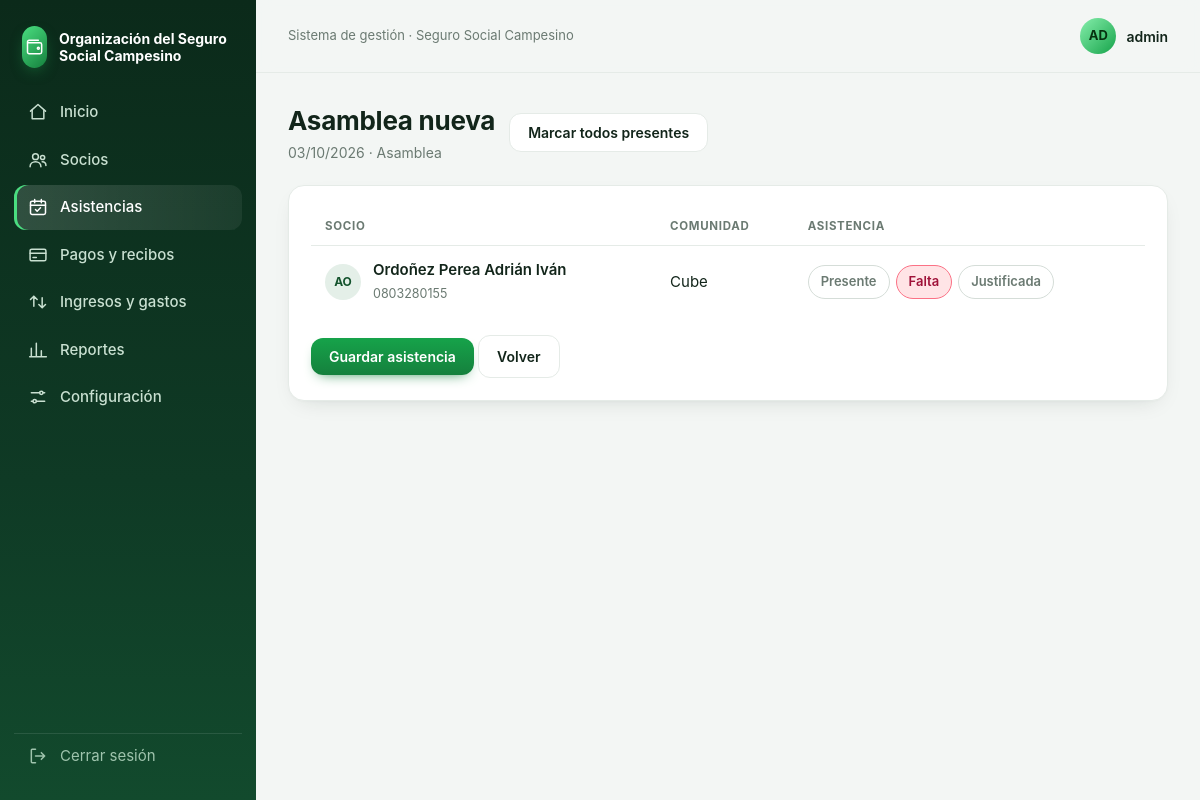
/reuniones/1 (signed in), run on the app's committed database.
### tables this page shows
CREATE TABLE config (
  clave TEXT PRIMARY KEY,
  valor TEXT NOT NULL
);

CREATE TABLE reuniones (
  id INTEGER PRIMARY KEY AUTOINCREMENT,
  fecha TEXT NOT NULL,
  titulo TEXT NOT NULL,
  tipo TEXT NOT NULL DEFAULT 'reunion'
);

CREATE TABLE socios (
  id INTEGER PRIMARY KEY AUTOINCREMENT,
  cedula TEXT UNIQUE NOT NULL,
  nombres TEXT NOT NULL,
  apellidos TEXT NOT NULL,
  telefono TEXT,
  comunidad TEXT,
  fecha_ingreso TEXT,
  estado TEXT NOT NULL DEFAULT 'activo'
);

### app.py (the view, shortened to what this page needs)
@app.route("/reuniones/<int:rid>", methods=["GET", "POST"])
@login_required
def reunion(rid):
    db = get_db()
    r = db.execute("SELECT * FROM reuniones WHERE id = ?", (rid,)).fetchone()
    if not r:
        abort(404)
    lista = db.execute("""SELECT s.id, s.cedula, s.nombres, s.apellidos, s.comunidad, a.estado
                          FROM socios s
                          LEFT JOIN asistencias a ON a.socio_id = s.id AND a.reunion_id = ?
                          WHERE s.estado = 'activo' ORDER BY s.apellidos, s.nombres""", (rid,)).fetchall()
    return render_template("reunion.html", r=r, lista=lista)

### app.py (called while the page is built)
@app.template_filter("fdate")
def f_fdate(s):
    try:
        y, m, d = s.split("-")
        return f"{d}/{m}/{y}"
    except Exception:
        return s or ""

def get_db():
    if "db" not in g:
        g.db = sqlite3.connect(DB_PATH)
        g.db.row_factory = sqlite3.Row
        g.db.execute("PRAGMA foreign_keys = ON")
    return g.db

def cfg(clave):
    r = get_db().execute("SELECT valor FROM config WHERE clave = ?", (clave,)).fetchone()
    return r["valor"] if r else ""

@app.context_processor
def inyectar():
    return {"org": cfg("organizacion")}

def login_required(f):
    @wraps(f)
    def envoltura(*a, **kw):
        if "usuario" not in session:
            return redirect(url_for("login"))
        return f(*a, **kw)
    return envoltura

### templates/reunion.html (shortened to what this page needs)
{% extends "base.html" %}
{% block content %}
<div class="head"><div><h1>{{ r.titulo }}</h1><p>{{ r.fecha|fdate }} · {{ r.tipo|capitalize }}</p></div>
  <button type="button" class="btn ghost" onclick="document.querySelectorAll('input.pr').forEach(i=>i.checked=true)">Marcar todos presentes</button></div>
<form method="post" class="card">
<div class="wrap"><table class="tbl">
  <thead><tr><th>Socio</th><th>Comunidad</th><th>Asistencia</th></tr></thead>
  <tbody>{% for s in lista %}
  <tr>
    <td><div class="who"><span class="av">{{ (s.nombres[:1] ~ s.apellidos[:1])|upper }}</span><span><b>{{ s.apellidos }} {{ s.nombres }}</b><small>{{ s.cedula }}</small></span></div></td>
    <td>{{ s.comunidad }}</td>
    <td><div class="seg">
      <input class="pr" type="radio" name="socio_{{ s.id }}" id="p{{ s.id }}" value="presente" {{ 'checked' if s.estado == 'presente' }}><label class="p" for="p{{ s.id }}">Presente</label>
      <input type="radio" name="socio_{{ s.id }}" id="f{{ s.id }}" value="falta" {{ 'checked' if s.estado in (None, 'falta') }}><label class="f" for="f{{ s.id }}">Falta</label>
      <input type="radio" name="socio_{{ s.id }}" id="j{{ s.id }}" value="justificada" {{ 'checked' if s.estado == 'justificada' }}><label class="j" for="j{{ s.id }}">Justificada</label>
    </div></td>
  </tr>
  {% else %}<tr><td colspan="3" class="vacio">No hay socios activos.</td></tr>{% endfor %}</tbody>
</table></div>
<div style="margin-top:18px"><button class="btn">Guardar asistencia</button> <a class="btn ghost" href="{{ url_for('reuniones') }}">Volver</a></div>
</form>
{% endblock %}

### templates/base.html (shortened to what this page needs)
<!doctype html>
<html lang="es">
<head>
</head>
<body>
{% if session.usuario %}
{% set ep = request.endpoint %}
{% macro item(eps, url, icon, label) %}<a href="{{ url }}" class="{{ 'act' if request.endpoint in eps }}"><svg class="ic"><use href="#i-{{ icon }}"/></svg>{{ label }}</a>{% endmacro %}
<div class="app">
<aside class="side">
  <div class="brand"><div class="logo"><svg class="ic"><use href="#i-wallet"/></svg></div><span>{{ org }}</span></div>
  <nav>
    {{ item(['inicio'], url_for('inicio'), 'home', 'Inicio') }}
    {{ item(['socios','socio_form','socio_detalle'], url_for('socios'), 'users', 'Socios') }}
    {{ item(['reuniones','reunion'], url_for('reuniones'), 'cal', 'Asistencias') }}
    {{ item(['pagos','pago_nuevo','recibo'], url_for('pagos'), 'card', 'Pagos y recibos') }}
    {{ item(['finanzas'], url_for('finanzas'), 'flow', 'Ingresos y gastos') }}
    {{ item(['reportes'], url_for('reportes'), 'chart', 'Reportes') }}
    {{ item(['configuracion'], url_for('configuracion'), 'set', 'Configuración') }}
  </nav>
  <a class="salir" href="{{ url_for('logout') }}"><svg class="ic"><use href="#i-out"/></svg>Cerrar sesión</a>
</aside>
<div class="main">
  <div class="top">
    <div class="t">Sistema de gestión · Seguro Social Campesino</div>
    <div class="user"><div class="avatar">{{ session.usuario[:2]|upper }}</div>{{ session.usuario }}</div>
  </div>
  <div class="content">
    {% block content %}{% endblock %}
  </div>
</div>
</div>
{% else %}
{% for cat, m in get_flashed_messages(with_categories=true) %}<div class="msg {{ cat }}" style="position:fixed;top:14px;right:14px;z-index:50">{{ m }}</div>{% endfor %}
{% block login %}{% endblock %}
{% endif %}
</body>
</html>

### templates/base.html (style rules this page uses)
:root { --bg:#f3f6f4;--card:#fff;--ink:#12251a;--muted:#6b7a72;--line:#e5ebe7;--brand:#15803d;--brand2:#0f5f2e; --ing:#16a34a;--gas:#e11d48;--warn:#d97706;--r:16px;--sh:0 1px 2px #0b1f1405,0 8px 24px -12px #0b1f142e }
* { box-sizing:border-box }
body { margin:0;background:var(--bg);color:var(--ink);font:15px/1.5 Inter,"Segoe UI",system-ui,-apple-system,Roboto,sans-serif;-webkit-font-smoothing:antialiased }
a { color:var(--brand);text-decoration:none }
h1,h2,h3 { margin:0;letter-spacing:-.01em }
.ic { width:20px;height:20px;fill:none;stroke:currentColor;stroke-width:1.8;stroke-linecap:round;stroke-linejoin:round;flex:none }
.app { display:flex;min-height:100vh }
.side { width:256px;flex:none;background:linear-gradient(180deg,#0b2a1a,#0f3a25 60%,#124a2d);color:#c9e0d1;padding:22px 14px;position:sticky;top:0;height:100vh;display:flex;flex-direction:column;z-index:20 }
.brand { display:flex;gap:12px;align-items:center;padding:4px 8px 22px;color:#fff;font-weight:700;font-size:14px;line-height:1.25 }
.logo { width:42px;height:42px;border-radius:13px;background:linear-gradient(135deg,#4ade80,#15803d);display:grid;place-items:center;color:#fff;box-shadow:0 6px 16px -6px #22c55e99 }
.side nav { flex:1 }
.side nav a { display:flex;gap:12px;align-items:center;padding:11px 14px;border-radius:12px;color:#c9e0d1;font-weight:500;margin-bottom:3px;transition:.15s }
.side nav a.act { background:linear-gradient(90deg,#ffffff26,#ffffff10);color:#fff;box-shadow:inset 3px 0 0 #4ade80 }
.side .salir { display:flex;gap:12px;align-items:center;padding:11px 14px;color:#9fc4ad;border-top:1px solid #ffffff1a;margin-top:10px }
.main { flex:1;min-width:0 }
.top { display:flex;align-items:center;gap:14px;padding:18px 32px;position:sticky;top:0;background:#f3f6f4d9;backdrop-filter:blur(8px);z-index:10;border-bottom:1px solid var(--line) }
.top .t { font-size:13px;color:var(--muted);flex:1 }
.user { display:flex;gap:10px;align-items:center;font-weight:600;font-size:14px }
.avatar { width:36px;height:36px;border-radius:50%;background:linear-gradient(135deg,#86efac,#16a34a);color:#06310f;display:grid;place-items:center;font-weight:700;font-size:13px }
.content { padding:28px 32px 48px;max-width:1240px;overflow-x:hidden }
.head { display:flex;align-items:center;gap:14px;flex-wrap:wrap;margin-bottom:22px }
.head h1 { font-size:26px;flex:1;min-width:200px }
.head p { margin:2px 0 0;color:var(--muted);font-size:14px }
.card { background:var(--card);border:1px solid var(--line);border-radius:var(--r);box-shadow:var(--sh);padding:22px }
.btn { display:inline-flex;align-items:center;gap:8px;background:linear-gradient(180deg,#16a34a,#15803d);color:#fff;border:0;padding:10px 18px;border-radius:12px;font-family:inherit;font-weight:600;font-size:14px;cursor:pointer;box-shadow:0 6px 14px -8px #15803d;transition:.15s }
.btn.ghost { background:#fff;color:var(--ink);border:1px solid var(--line);box-shadow:none }
label { display:block;font-size:13px;font-weight:600;color:#3d5246;margin-bottom:5px }
.tbl { width:100%;border-collapse:collapse }
.tbl th { font-size:11.5px;text-transform:uppercase;letter-spacing:.06em;color:var(--muted);text-align:left;padding:10px 14px;border-bottom:1px solid var(--line);white-space:nowrap }
.tbl td { padding:13px 14px;border-bottom:1px solid #eef2ef;vertical-align:middle }
.tbl tr:last-child td { border-bottom:0 }
.wrap { overflow-x:auto }
.who { display:flex;gap:12px;align-items:center }
.who .av { width:36px;height:36px;border-radius:50%;background:#e4efe8;color:#14532d;display:grid;place-items:center;font-weight:700;font-size:12px;flex:none }
.who b { display:block;font-weight:600;color:var(--ink) }
.who small { color:var(--muted) }
.seg { display:flex;gap:6px }
.seg label { margin:0;padding:6px 12px;border:1px solid #d5ddd8;border-radius:99px;font-size:13px;font-weight:600;color:var(--muted);cursor:pointer }
.seg input:checked+label.f { background:#ffe4e6;border-color:#fb7185;color:#9f1239 }

### data on the page
config: valor "Organización del Seguro Social Campesino"
reuniones: titulo "Asamblea nueva", fecha|fdate "03/10/2026", tipo "Asamblea"
socios: nombres+apellidos "AO", apellidos "Ordoñez Perea", nombres "Adrián Iván", cedula "0803280155", comunidad "Cube"

### other printed values
{{ label }} "Inicio Socios Asistencias Pagos y recibos Ingresos y gastos Reportes Configuración"
{{ session.usuario[:2]|upper }} "AD"
{{ session.usuario }} "admin"
